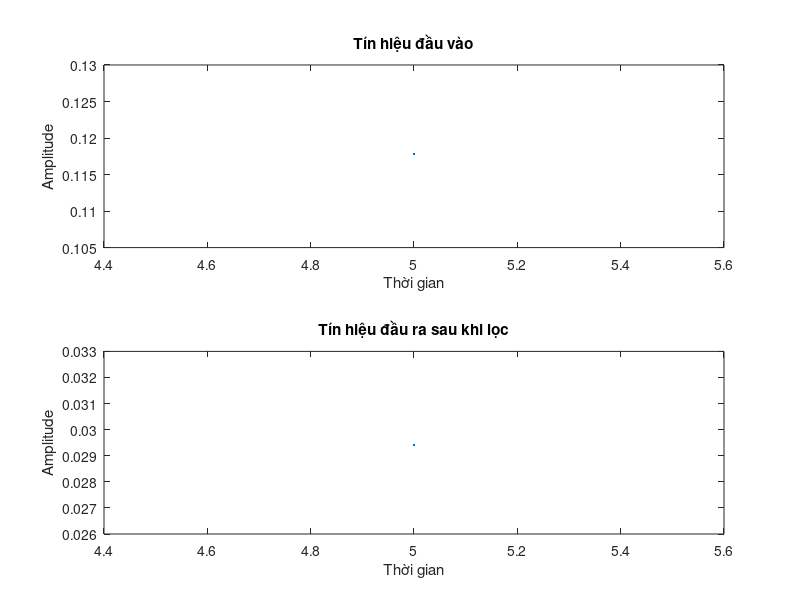

This figure's MATLAB source:
fprintf('Thiết kế bộ lọc thông cao dùng phương pháp bình phương tối thiểu \n');
fprintf('Nhập thông số bộ lọc \n');
fs = input('Tần số lấy mẫu: ');
t_start = input('Thời gian bắt đầu: ');
t_end = input('Thời gian kết thúc: ');
t = t_start:1/fs:t_end;
f = input('Tần số của tín hiệu sin: ');
x = sin(2*pi*f*t) + 0.5*randn(size(t)); % Tín hiệu sin với nhiễu
num_taps = input('Độ dài của bộ lọc FIR/số lượng mẫu của hồi đáp FIR: ');
cutoff = input('Tần số cắt: ');
% Tạo vector của tần số đáp ứng mong muốn
freq = [0, cutoff, cutoff*1.5, 1];
amp = [1, 1, 0, 0];
b = firls(num_taps, freq, amp);
% Áp dụng bộ lọc FIR cho tín hiệu đầu vào
y = filter(b, 1, x); % Áp dụng bộ lọc FIR
% Vẽ biểu đồ so sánh tín hiệu đầu vào và đầu ra
figure;
subplot(2, 1, 1);
plot(t, x);
title('Tín hiệu đầu vào');
xlabel('Thời gian');
ylabel('Amplitude');
subplot(2, 1, 2);
plot(t, y);
title('Tín hiệu đầu ra sau khi lọc');
xlabel('Thời gian');
ylabel('Amplitude');
